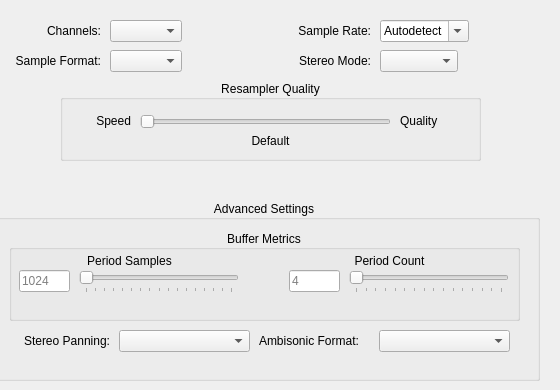
    <widget class="QWidget" name="tab_3">
     <attribute name="title">
      <string>Playback</string>
     </attribute>
     <widget class="QComboBox" name="sampleFormatCombo">
      <property name="geometry">
       <rect>
        <x>110</x>
        <y>50</y>
        <width>78</width>
        <height>22</height>
       </rect>
      </property>
      <property name="toolTip">
       <string>The output sample type. Currently, all mixing is done with 32-bit
float and converted to the output sample type as needed.</string>
      </property>
      <property name="sizeAdjustPolicy">
       <enum>QComboBox::AdjustToContents</enum>
      </property>
     </widget>
     <widget class="QLabel" name="label_5">
      <property name="geometry">
       <rect>
        <x>0</x>
        <y>50</y>
        <width>101</width>
        <height>21</height>
       </rect>
      </property>
      <property name="text">
       <string>Sample Format:</string>
      </property>
      <property name="alignment">
       <set>Qt::AlignRight|Qt::AlignTrailing|Qt::AlignVCenter</set>
      </property>
     </widget>
     <widget class="QLabel" name="label_6">
      <property name="geometry">
       <rect>
        <x>0</x>
        <y>20</y>
        <width>101</width>
        <height>21</height>
       </rect>
      </property>
      <property name="text">
       <string>Channels:</string>
      </property>
      <property name="alignment">
       <set>Qt::AlignRight|Qt::AlignTrailing|Qt::AlignVCenter</set>
      </property>
     </widget>
     <widget class="QComboBox" name="channelConfigCombo">
      <property name="geometry">
       <rect>
        <x>110</x>
        <y>20</y>
        <width>78</width>
        <height>22</height>
       </rect>
      </property>
      <property name="toolTip">
       <string>The output channel configuration. Note that not all backends
can properly detect the channel configuration and may default
to stereo output.</string>
      </property>
      <property name="sizeAdjustPolicy">
       <enum>QComboBox::AdjustToContents</enum>
      </property>
     </widget>
     <widget class="QComboBox" name="sampleRateCombo">
      <property name="geometry">
       <rect>
        <x>380</x>
        <y>20</y>
        <width>96</width>
        <height>22</height>
       </rect>
      </property>
      <property name="toolTip">
       <string>The playback/mixing sample rate.</string>
      </property>
      <property name="editable">
       <bool>true</bool>
      </property>
      <property name="insertPolicy">
       <enum>QComboBox::NoInsert</enum>
      </property>
      <property name="sizeAdjustPolicy">
       <enum>QComboBox::AdjustToContents</enum>
      </property>
      <item>
       <property name="text">
        <string>Autodetect</string>
       </property>
      </item>
      <item>
       <property name="text">
        <string>8000</string>
       </property>
      </item>
      <item>
       <property name="text">
        <string>11025</string>
       </property>
      </item>
      <item>
       <property name="text">
        <string>16000</string>
       </property>
      </item>
      <item>
       <property name="text">
        <string>22050</string>
       </property>
      </item>
      <item>
       <property name="text">
        <string>32000</string>
       </property>
      </item>
      <item>
       <property name="text">
        <string>44100</string>
       </property>
      </item>
      <item>
       <property name="text">
        <string>48000</string>
       </property>
      </item>
     </widget>
     <widget class="QLabel" name="label_7">
      <property name="geometry">
       <rect>
        <x>290</x>
        <y>20</y>
        <width>81</width>
        <height>21</height>
       </rect>
      </property>
      <property name="text">
       <string>Sample Rate:</string>
      </property>
      <property name="alignment">
       <set>Qt::AlignRight|Qt::AlignTrailing|Qt::AlignVCenter</set>
      </property>
     </widget>
     <widget class="QLabel" name="label_14">
      <property name="geometry">
       <rect>
        <x>290</x>
        <y>50</y>
        <width>81</width>
        <height>21</height>
       </rect>
      </property>
      <property name="text">
       <string>Stereo Mode:</string>
      </property>
      <property name="alignment">
       <set>Qt::AlignRight|Qt::AlignTrailing|Qt::AlignVCenter</set>
      </property>
     </widget>
     <widget class="QComboBox" name="stereoModeCombo">
      <property name="geometry">
       <rect>
        <x>380</x>
        <y>50</y>
        <width>78</width>
        <height>22</height>
       </rect>
      </property>
      <property name="toolTip">
       <string>How to treat stereo output. As headphones, HRTF or crossfeed
filters may be used to improve binaural quality, which may not
otherwise be suitable for speakers.</string>
      </property>
     </widget>
     <widget class="QGroupBox" name="groupBox">
      <property name="geometry">
       <rect>
        <x>-11</x>
        <y>200</y>
        <width>551</width>
        <height>181</height>
       </rect>
      </property>
      <property name="title">
       <string>Advanced Settings</string>
      </property>
      <property name="alignment">
       <set>Qt::AlignCenter</set>
      </property>
      <widget class="QGroupBox" name="groupBox_3">
       <property name="geometry">
        <rect>
         <x>20</x>
         <y>30</y>
         <width>511</width>
         <height>91</height>
        </rect>
       </property>
       <property name="title">
        <string>Buffer Metrics</string>
       </property>
       <property name="alignment">
        <set>Qt::AlignCenter</set>
       </property>
       <widget class="QWidget" name="widget" native="true">
        <property name="geometry">
         <rect>
          <x>260</x>
          <y>20</y>
          <width>241</width>
          <height>51</height>
         </rect>
        </property>
        <property name="toolTip">
         <string>The number of update periods. Higher values create a larger
mix ahead, which helps protect against skips when the CPU is
under load, but increases the delay between a sound getting
mixed and being heard.</string>
        </property>
        <widget class="QLabel" name="label_11">
         <property name="geometry">
          <rect>
           <x>20</x>
           <y>0</y>
           <width>201</width>
           <height>21</height>
          </rect>
         </property>
         <property name="text">
          <string>Period Count</string>
         </property>
         <property name="alignment">
          <set>Qt::AlignCenter</set>
         </property>
        </widget>
        <widget class="QSlider" name="periodCountSlider">
         <property name="geometry">
          <rect>
           <x>80</x>
           <y>20</y>
           <width>160</width>
           <height>23</height>
          </rect>
         </property>
         <property name="minimum">
          <number>1</number>
         </property>
         <property name="maximum">
          <number>16</number>
         </property>
         <property name="singleStep">
          <number>1</number>
         </property>
         <property name="pageStep">
          <number>2</number>
         </property>
         <property name="value">
          <number>1</number>
         </property>
         <property name="tracking">
          <bool>true</bool>
         </property>
         <property name="orientation">
          <enum>Qt::Horizontal</enum>
         </property>
         <property name="tickPosition">
          <enum>QSlider::TicksBelow</enum>
         </property>
         <property name="tickInterval">
          <number>1</number>
         </property>
        </widget>
        <widget class="QLineEdit" name="periodCountEdit">
         <property name="geometry">
          <rect>
           <x>20</x>
           <y>20</y>
           <width>51</width>
           <height>22</height>
          </rect>
         </property>
         <property name="placeholderText">
          <string>4</string>
         </property>
        </widget>
       </widget>
       <widget class="QWidget" name="widget_2" native="true">
        <property name="geometry">
         <rect>
          <x>10</x>
          <y>20</y>
          <width>241</width>
          <height>51</height>
         </rect>
        </property>
        <property name="toolTip">
         <string>The update period size, in sample frames. This is the number of
frames needed for each mixing update.</string>
        </property>
        <widget class="QSlider" name="periodSizeSlider">
         <property name="geometry">
          <rect>
           <x>60</x>
           <y>20</y>
           <width>160</width>
           <height>23</height>
          </rect>
         </property>
         <property name="minimum">
          <number>0</number>
         </property>
         <property name="maximum">
          <number>8192</number>
         </property>
         <property name="singleStep">
          <number>64</number>
         </property>
         <property name="pageStep">
          <number>1024</number>
         </property>
         <property name="value">
          <number>0</number>
         </property>
         <property name="tracking">
          <bool>true</bool>
         </property>
         <property name="orientation">
          <enum>Qt::Horizontal</enum>
         </property>
         <property name="tickPosition">
          <enum>QSlider::TicksBelow</enum>
         </property>
         <property name="tickInterval">
          <number>512</number>
         </property>
        </widget>
        <widget class="QLabel" name="label_10">
         <property name="geometry">
          <rect>
           <x>10</x>
           <y>0</y>
           <width>201</width>
           <height>21</height>
          </rect>
         </property>
         <property name="text">
          <string>Period Samples</string>
         </property>
         <property name="alignment">
          <set>Qt::AlignCenter</set>
         </property>
        </widget>
        <widget class="QLineEdit" name="periodSizeEdit">
         <property name="geometry">
          <rect>
           <x>0</x>
           <y>20</y>
           <width>51</width>
           <height>22</height>
          </rect>
         </property>
         <property name="placeholderText">
          <string>1024</string>
         </property>
        </widget>
       </widget>
      </widget>
      <widget class="QComboBox" name="stereoPanningComboBox">
       <property name="geometry">
        <rect>
         <x>130</x>
         <y>130</y>
         <width>131</width>
         <height>22</height>
        </rect>
       </property>
       <property name="toolTip">
        <string>Selects the panning method for non-HRTF stereo
mixing. UHJ creates stereo-compatible two-channel
output, which encodes some surround information.
Pair-Wise uses standard pair-wise panning between
-30 and +30 degrees. The default is UHJ.</string>
       </property>
      </widget>
      <widget class="QLabel" name="label_19">
       <property name="geometry">
        <rect>
         <x>20</x>
         <y>130</y>
         <width>101</width>
         <height>21</height>
        </rect>
       </property>
       <property name="text">
        <string>Stereo Panning:</string>
       </property>
       <property name="alignment">
        <set>Qt::AlignRight|Qt::AlignTrailing|Qt::AlignVCenter</set>
       </property>
      </widget>
      <widget class="QLabel" name="label_30">
       <property name="geometry">
        <rect>
         <x>270</x>
         <y>130</y>
         <width>111</width>
         <height>21</height>
        </rect>
       </property>
       <property name="text">
        <string>Ambisonic Format:</string>
       </property>
      </widget>
      <widget class="QComboBox" name="ambiFormatComboBox">
       <property name="geometry">
        <rect>
         <x>390</x>
         <y>130</y>
         <width>131</width>
         <height>22</height>
        </rect>
       </property>
      </widget>
     </widget>
     <widget class="QGroupBox" name="groupBox_4">
      <property name="geometry">
       <rect>
        <x>60</x>
        <y>80</y>
        <width>421</width>
        <height>81</height>
       </rect>
      </property>
      <property name="title">
       <string>Resampler Quality</string>
      </property>
      <property name="alignment">
       <set>Qt::AlignCenter</set>
      </property>
      <widget class="QLabel" name="resamplerLabel">
       <property name="geometry">
        <rect>
         <x>50</x>
         <y>50</y>
         <width>321</width>
         <height>21</height>
        </rect>
       </property>
       <property name="text">
        <string>Default</string>
       </property>
       <property name="alignment">
        <set>Qt::AlignCenter</set>
       </property>
      </widget>
      <widget class="QSlider" name="resamplerSlider">
       <property name="geometry">
        <rect>
         <x>80</x>
         <y>30</y>
         <width>251</width>
         <height>23</height>
        </rect>
       </property>
       <property name="orientation">
        <enum>Qt::Horizontal</enum>
       </property>
      </widget>
      <widget class="QLabel" name="label_9">
       <property name="geometry">
        <rect>
         <x>20</x>
         <y>30</y>
         <width>51</width>
         <height>21</height>
        </rect>
       </property>
       <property name="text">
        <string>Speed</string>
       </property>
       <property name="alignment">
        <set>Qt::AlignRight|Qt::AlignTrailing|Qt::AlignVCenter</set>
       </property>
      </widget>
      <widget class="QLabel" name="label_15">
       <property name="geometry">
        <rect>
         <x>340</x>
         <y>30</y>
         <width>51</width>
         <height>21</height>
        </rect>
       </property>
       <property name="text">
        <string>Quality</string>
       </property>
      </widget>
     </widget>
    </widget>
